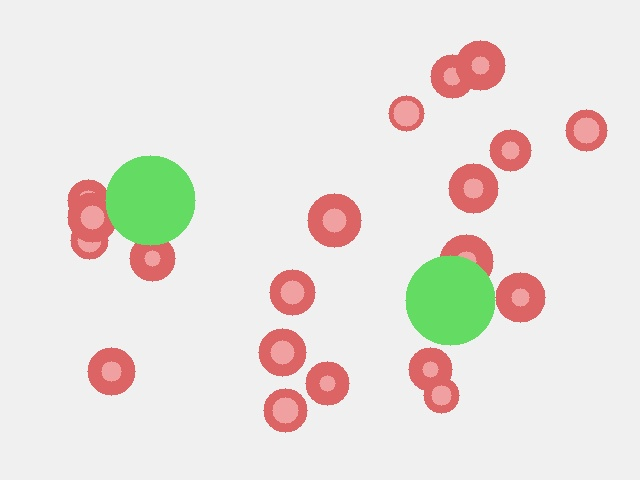
#> input picture synthetic_smear.jpg, 640 x 480 px; its folder holds only this picture in this run
$ python -i preprocessor.py   (imports and definitions only)
#> lines starting #> are read from the running program, lines starting #| are printed output that depends on the picture
#> further down, picture is the input picture: shape (480, 640, 3); mean B, G, R 222.2, 227.1, 232.6
"""Image preprocessing pipeline: CLAHE, histogram eq, noise removal, normalization."""
import cv2
import numpy as np
from pathlib import Path


class ImagePreprocessor:
    def __init__(self, target_size: int = 640):
        self.target_size = target_size
        self._clahe = cv2.createCLAHE(clipLimit=2.0, tileGridSize=(8, 8))

    def process(self, image: np.ndarray) -> np.ndarray:
        image = self._resize(image)
        image = self._remove_noise(image)
        image = self._apply_clahe(image)
        return image

    def _resize(self, image: np.ndarray) -> np.ndarray:
        return cv2.resize(image, (self.target_size, self.target_size), interpolation=cv2.INTER_LINEAR)
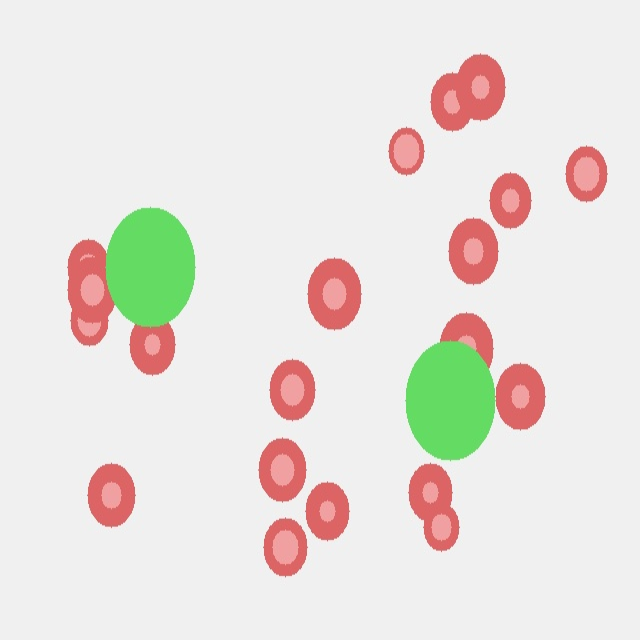
#> returned value: shape (640, 640, 3); mean of channels 0, 1, 2 222.2, 227.1, 232.6; drawn as B, G, R

    def _remove_noise(self, image: np.ndarray) -> np.ndarray:
        return cv2.fastNlMeansDenoisingColored(image, None, 5, 5, 7, 21)

    def _apply_clahe(self, image: np.ndarray) -> np.ndarray:
        lab = cv2.cvtColor(image, cv2.COLOR_BGR2LAB)
#> lab: shape (640, 640, 3); mean of channels 0, 1, 2 231.1, 129.7, 131.9
        l, a, b = cv2.split(lab)
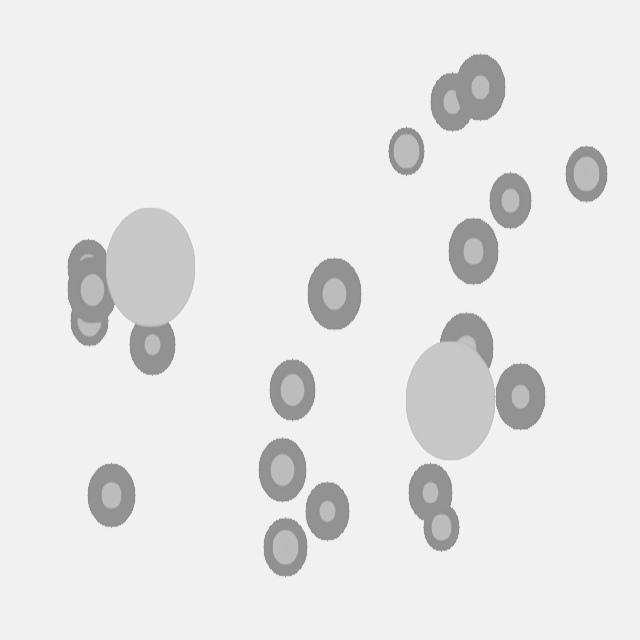
#> l: shape (640, 640); min 136, max 246, mean 231.1
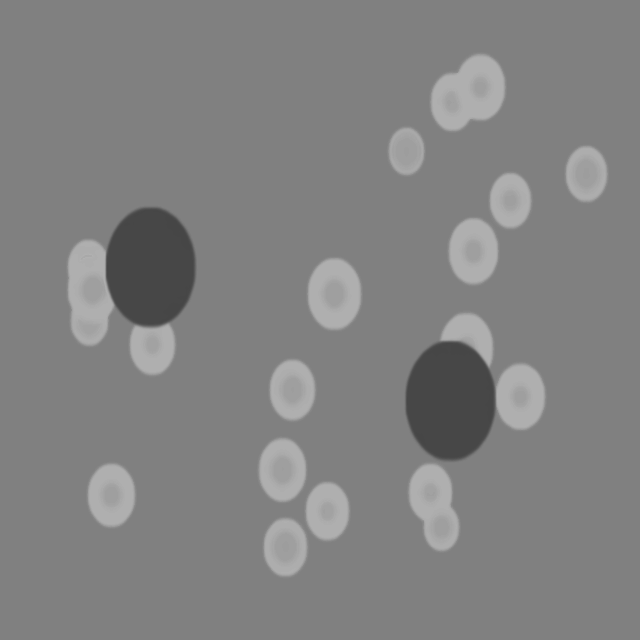
#> a: shape (640, 640); min 70, max 177, mean 129.7
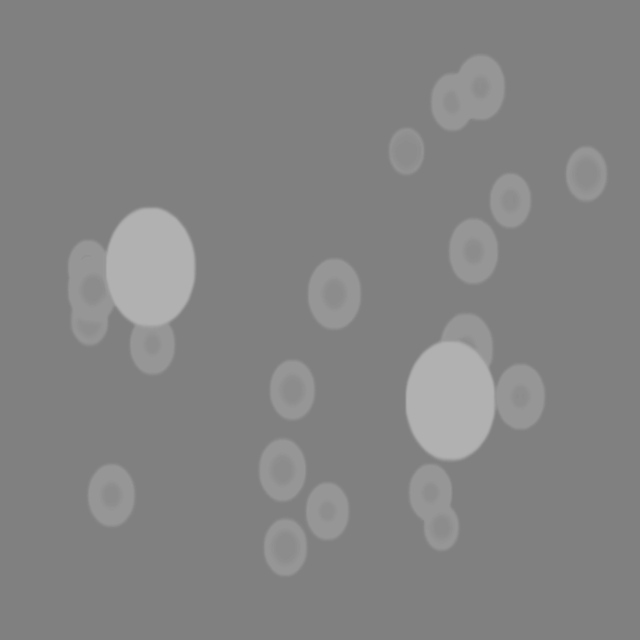
#> b: shape (640, 640); min 128, max 177, mean 131.9
        l = self._clahe.apply(l)
        return cv2.cvtColor(cv2.merge([l, a, b]), cv2.COLOR_LAB2BGR)

    # [4 lines left out: function histogram_equalize, not called in this run]

    def normalize(self, image: np.ndarray) -> np.ndarray:
        return image.astype(np.float32) / 255.0


class DatasetPreprocessor:
    """Validates labels, removes duplicates, and preprocesses dataset images."""

    def __init__(self, dataset_dir: Path, target_size: int = 640):
        self.dataset_dir = Path(dataset_dir)
        self.preprocessor = ImagePreprocessor(target_size)

    # [43 lines left out: functions validate_labels, remove_duplicates, process_split, not called in this run]

>>> import cv2
>>> picture = cv2.imread('../../../synthetic_smear.jpg')
>>> result = ImagePreprocessor().process(picture)
